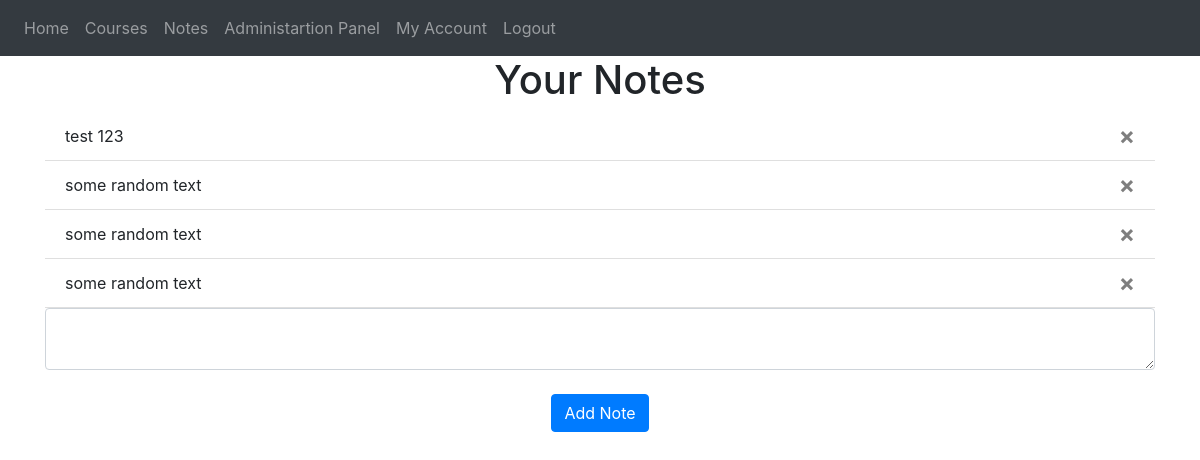
Before: /notes (signed in) with the older database file.
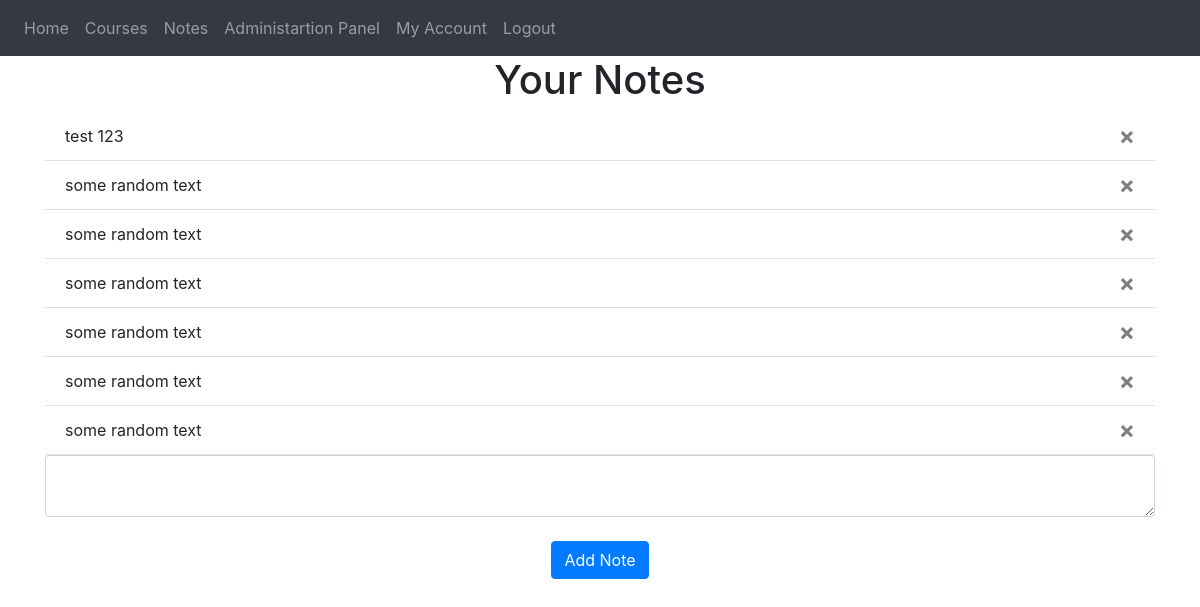
After: the same page with the newer database file.
### website/models.py (models this page shows)
class Note(db.Model):
    id = db.Column(db.Integer, primary_key=True)
    data = db.Column(db.String(10000))
    date = db.Column(db.DateTime(timezone=True), default=func.now())
    user_id = db.Column(db.Integer, db.ForeignKey('user.id'))

### website/views.py (the view, shortened to what this page needs)
@views.route('/notes', methods=['GET', 'POST'])
@login_required
def notes():
    return render_template("notes.html", user=current_user)

### website/__init__.py (called while the page is built)
def create_app():
    app = Flask(__name__)
    app.config['SECRET_KEY'] = 'randomsecretkey'
    app.config['SQLALCHEMY_DATABASE_URI'] = f'sqlite:///{DB_NAME}'
    db.init_app(app)
    from .views import views
    from .auth import auth
    app.register_blueprint(views, url_prefix='/')
    app.register_blueprint(auth, url_prefix='/')
    from .models import User, Note, Course
    with app.app_context():
        db.create_all()
    login_manager = LoginManager()
    login_manager.login_view = 'auth.login'
    login_manager.init_app(app)
    @login_manager.user_loader
    def load_user(id):
        return User.query.get(int(id))
    return app

### website/templates/notes.html (shortened to what this page needs)
{% extends "base.html" %}
{% block content%}
    <h1 align="center">Your Notes</h1>
    <ul class="list-group list-group-flush" id="notes">
      {% for note in user.notes %}
      <li class="list-group-item">
        {{ note.data }}
        <button type="button" class="close" onClick="deleteNote({{ note.id }})">
          <span aria-hidden="true">&times;</span>
        </button>
      </li>
      {% endfor %}
    </ul>
    <form method="POST">
      <textarea name="note" id="note" class="form-control"></textarea>
      <br />
      <div align="center">
        <button type="submit" class="btn btn-primary">Add Note</button>
      </div>
    </form>
    {% endblock %}

### website/templates/base.html (shortened to what this page needs)
<!DOCTYPE html>
<html>
  <head>
    <link
      rel="stylesheet"
      href="https://stackpath.bootstrapcdn.com/bootstrap/4.4.1/css/bootstrap.min.css"
    />
    <link
      rel="stylesheet"
      href="https://stackpath.bootstrapcdn.com/font-awesome/4.7.0/css/font-awesome.min.css"
    />
  </head>
  <body>
    <nav class="navbar navbar-expand-lg navbar-dark bg-dark">
      <div class="collapse navbar-collapse" id="navbar">
        <div class="navbar-nav">
          {% if user.is_authenticated %}
          <a class="nav-item nav-link" id="home" href="/">Home</a>
          <a class="nav-item nav-link" id="courses" href="/courses">Courses</a>
          <a class="nav-item nav-link" id="notes" href="/notes">Notes</a>
          <a class="nav-item nav-link" id="administration_panel" href="/administration_panel">Administartion Panel</a>
          <a class="nav-item nav-link" id="my_account" href="/my_account">My Account</a>
          <a class="nav-item nav-link" id="logout" href="/logout">Logout</a>
          {% else %}
          <a class="nav-item nav-link" id="login" href="/login">Login</a>
          <a class="nav-item nav-link" id="signUp" href="/sign_up">Sign Up</a>
          {% endif %}
        </div>
      </div>
    </nav>
    <div class="container">{% block content %} {% endblock %}</div>
  </body>
</html>

Changed rows visible on the page:
added Note: data "some random text"
added Note: data "some random text"
added Note: data "some random text"
